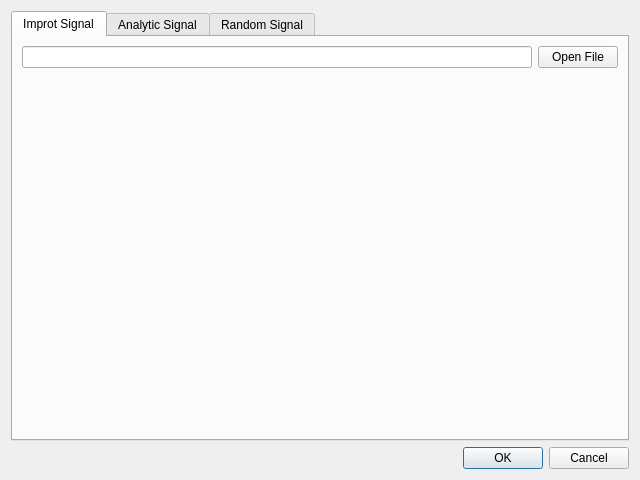
<?xml version="1.0" encoding="UTF-8"?>
<ui version="4.0">
 <class>SignalGenDialog</class>
 <widget class="QDialog" name="SignalGenDialog">
  <property name="geometry">
   <rect>
    <x>0</x>
    <y>0</y>
    <width>640</width>
    <height>480</height>
   </rect>
  </property>
  <property name="windowTitle">
   <string>Signal Generator</string>
  </property>
  <layout class="QGridLayout" name="gridLayout_2">
   <item row="0" column="0">
    <widget class="QTabWidget" name="tabWidget_Response">
     <property name="currentIndex">
      <number>0</number>
     </property>
     <widget class="QWidget" name="tab">
      <attribute name="title">
       <string>Improt Signal</string>
      </attribute>
      <layout class="QGridLayout" name="gridLayout">
       <item row="0" column="0">
        <widget class="QLineEdit" name="lineEdit_ImportFile"/>
       </item>
       <item row="0" column="1">
        <widget class="QPushButton" name="pushButton_ImportSignal">
         <property name="text">
          <string>Open File</string>
         </property>
        </widget>
       </item>
       <item row="1" column="0" colspan="2">
        <widget class="MplWidget" name="MplWidget_ImportSignal" native="true"/>
       </item>
      </layout>
     </widget>
     <widget class="QWidget" name="widget_2">
      <attribute name="title">
       <string>Analytic Signal</string>
      </attribute>
      <widget class="QWidget" name="layoutWidget">
       <property name="geometry">
        <rect>
         <x>10</x>
         <y>10</y>
         <width>591</width>
         <height>381</height>
        </rect>
       </property>
       <layout class="QVBoxLayout" name="verticalLayout">
        <item>
         <widget class="QLabel" name="label_Stimulate">
          <property name="text">
           <string>Stimulate Signal</string>
          </property>
         </widget>
        </item>
        <item>
         <layout class="QHBoxLayout" name="horizontalLayout_2">
          <item>
           <widget class="QLineEdit" name="lineEdit_Stimulate"/>
          </item>
          <item>
           <widget class="QPushButton" name="pushButton_Stimulate">
            <property name="text">
             <string>Open File</string>
            </property>
           </widget>
          </item>
         </layout>
        </item>
        <item>
         <layout class="QHBoxLayout" name="horizontalLayout" stretch="1,12">
          <item>
           <widget class="QListWidget" name="listWidget_Stimulate"/>
          </item>
          <item>
           <widget class="MplWidget" name="MplWidget_Stimulate" native="true"/>
          </item>
         </layout>
        </item>
       </layout>
      </widget>
     </widget>
     <widget class="QWidget" name="widget_3">
      <attribute name="title">
       <string>Random Signal</string>
      </attribute>
      <widget class="QWidget" name="layoutWidget_2">
       <property name="geometry">
        <rect>
         <x>10</x>
         <y>10</y>
         <width>591</width>
         <height>381</height>
        </rect>
       </property>
       <layout class="QVBoxLayout" name="verticalLayout_3">
        <item>
         <widget class="QLabel" name="label_Response">
          <property name="text">
           <string>Response Signal</string>
          </property>
         </widget>
        </item>
        <item>
         <layout class="QHBoxLayout" name="horizontalLayout_5">
          <item>
           <widget class="QLineEdit" name="lineEdit_Response"/>
          </item>
          <item>
           <widget class="QPushButton" name="pushButton_Response">
            <property name="text">
             <string>Open File</string>
            </property>
           </widget>
          </item>
         </layout>
        </item>
        <item>
         <layout class="QHBoxLayout" name="horizontalLayout_6" stretch="1,12">
          <item>
           <widget class="QListWidget" name="listWidget_Response"/>
          </item>
          <item>
           <widget class="MplWidget" name="MplWidget_Response" native="true"/>
          </item>
         </layout>
        </item>
       </layout>
      </widget>
     </widget>
    </widget>
   </item>
   <item row="1" column="0">
    <widget class="QDialogButtonBox" name="buttonBox">
     <property name="orientation">
      <enum>Qt::Horizontal</enum>
     </property>
     <property name="standardButtons">
      <set>QDialogButtonBox::Cancel|QDialogButtonBox::Ok</set>
     </property>
    </widget>
   </item>
  </layout>
 </widget>
 <customwidgets>
  <customwidget>
   <class>MplWidget</class>
   <extends>QWidget</extends>
   <header>mplwidget.h</header>
   <container>1</container>
  </customwidget>
 </customwidgets>
 <resources/>
 <connections>
  <connection>
   <sender>buttonBox</sender>
   <signal>accepted()</signal>
   <receiver>SignalGenDialog</receiver>
   <slot>accept()</slot>
   <hints>
    <hint type="sourcelabel">
     <x>248</x>
     <y>254</y>
    </hint>
    <hint type="destinationlabel">
     <x>157</x>
     <y>274</y>
    </hint>
   </hints>
  </connection>
  <connection>
   <sender>buttonBox</sender>
   <signal>rejected()</signal>
   <receiver>SignalGenDialog</receiver>
   <slot>reject()</slot>
   <hints>
    <hint type="sourcelabel">
     <x>316</x>
     <y>260</y>
    </hint>
    <hint type="destinationlabel">
     <x>286</x>
     <y>274</y>
    </hint>
   </hints>
  </connection>
 </connections>
</ui>
